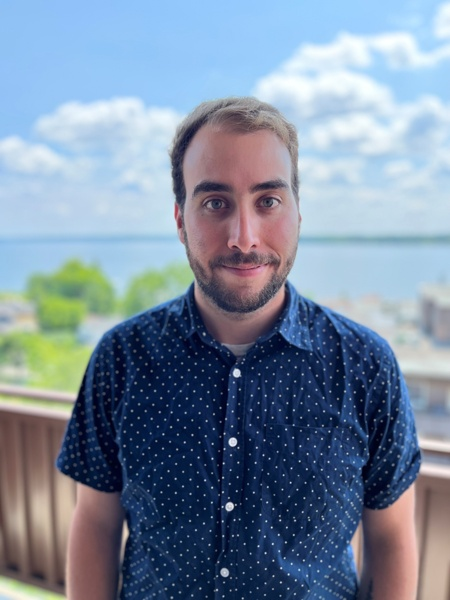
#> input picture client/src/assets/ryan.jpg, 450 x 600 px
$ python compression.py ../client/src/assets/ryan.jpg 5 100 ../client/src/assets/codeExample.png ../client/src/assets/codeExample.png
#> lines starting #> are read from the running program, lines starting #| are printed output that depends on the picture
import os
import sys
from PIL import Image

file = sys.argv[1]
file_quality = int(sys.argv[2])
size = int(sys.argv[3])
name = sys.argv[4]
file_type = sys.argv[5]

optimizedFile = os.path.join(os.getcwd(), 'ImageCompressor', f'{name}_{size}px.{file_type}')

img_compression = Image.open(file)
#> img_compression is the input picture: PIL image 450x600 RGB; mean R, G, B 121.5, 138.3, 158.9
img_compression.thumbnail((size, size))
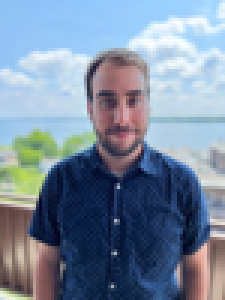
#> img_compression: PIL image 75x100 RGB (shown 3 times larger); mean R, G, B 121.4, 138.2, 158.9

img_compression.save(optimizedFile, optimize=True, quality=file_quality)

originalFileSize = round(os.stat(file).st_size / 1024)
#> (the run stopped early here; a loop or call above may not have finished)
